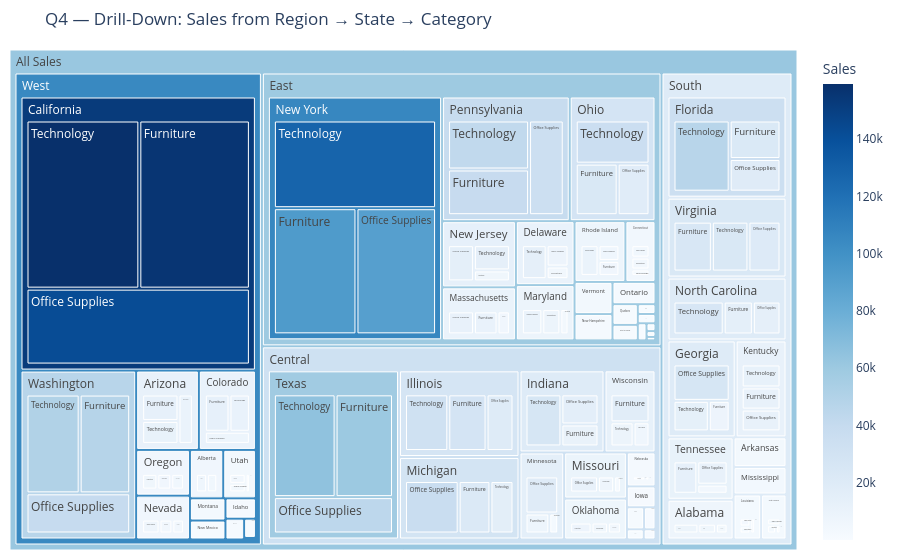

Notebook code for this chart:
### Code cell
treemap_data = df.groupby(['Region', 'State/Province', 'Category'])['Sales'].sum().reset_index()
treemap_data.columns = ['Region', 'State', 'Category', 'Sales']
treemap_data['Sales'] = treemap_data['Sales'].round(0)

fig = px.treemap(
    treemap_data,
    path=[px.Constant('All Sales'), 'Region', 'State', 'Category'],
    values='Sales',
    color='Sales',
    color_continuous_scale='Blues',
    title='Q4 — Drill-Down: Sales from Region → State → Category',
    hover_data={'Sales': ':,.0f'}
)
fig.update_layout(margin=dict(t=50, l=10, r=10, b=10))
fig.show()

top_cities = df.groupby(['City','Region'])['Sales'].sum().sort_values(ascending=False).head(10).reset_index()

fig2, ax = plt.subplots(figsize=(12, 5))
bars = ax.barh(top_cities['City'] + ' (' + top_cities['Region'] + ')',
               top_cities['Sales'], color='#2E5FA3', alpha=0.8)
ax.set_xlabel('Total Sales (USD)')
ax.set_title('Q4 — Top 10 Cities by Total Sales', fontweight='bold', fontsize=12)
ax.xaxis.set_major_formatter(mticker.FuncFormatter(lambda x, _: f'${x:,.0f}'))
for bar, val in zip(bars, top_cities['Sales']):
    ax.text(bar.get_width() + 500, bar.get_y() + bar.get_height()/2,
            f'${val:,.0f}', va='center', fontsize=9)
ax.grid(axis='x', alpha=0.3)
ax.invert_yaxis()
plt.tight_layout()
plt.show()

### Figure 1 — Plotly figure (JSON) as saved in the notebook; plotly's stock layout.template omitted (floating-point values rounded to 4 significant figures; data arrays with more than 128 entries replaced by an {"elided": "..."} marker saying what was removed)
{"data": [{"branchvalues": "total", "customdata": {"elided": "228x1 float values"}, "domain": {"x": [0, 1], "y": [0, 1]}, "hovertemplate": "labels=%{label}<br>Sales_sum=%{value}<br>parent=%{parent}<br>id=%{id}<br>Sales=%{color:,.0f}<extra></extra>", "ids": {"elided": "228 str values"}, "labels": {"elided": "228 str values"}, "marker": {"coloraxis": "coloraxis", "colors": {"elided": "228 float values"}}, "name": "", "parents": {"elided": "228 str values"}, "type": "treemap", "values": {"elided": "228 float values"}}], "layout": {"coloraxis": {"colorbar": {"title": {"text": "Sales"}}, "colorscale": [[0, "rgb(247,251,255)"], [0.125, "rgb(222,235,247)"], [0.25, "rgb(198,219,239)"], [0.375, "rgb(158,202,225)"], [0.5, "rgb(107,174,214)"], [0.625, "rgb(66,146,198)"], [0.75, "rgb(33,113,181)"], [0.875, "rgb(8,81,156)"], [1, "rgb(8,48,107)"]]}, "legend": {"tracegroupgap": 0}, "margin": {"b": 10, "l": 10, "r": 10, "t": 50}, "title": {"text": "Q4 — Drill-Down: Sales from Region → State → Category"}}}
